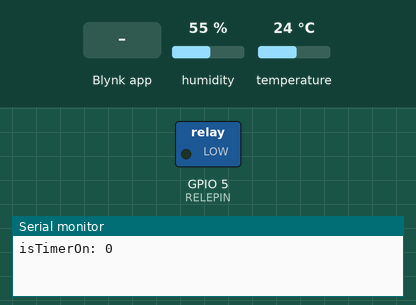
Simulated run of this sketch. Board: ESP8266 (NodeMCU). Parts: switched loads named in the sketch (green lamp = pin HIGH), the last lines printed to the serial monitor. The test bench sets the inputs (shaded band); at power-on: humidity 55 %, temperature 24 °C. WiFi joins after 1.5 s; servers stay silent unless stated.

Above: at 3.0 s.
3.1 s: Blynk app writes 1 to V3
At 3.6 s:
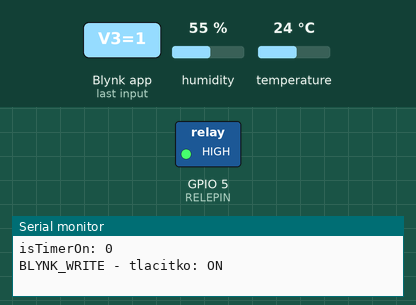
5.3 s: Blynk app writes 1 to V0
6.8 s: Blynk app writes 1 to V1
8.3 s: Blynk app writes 200 to V1
At 10.0 s:
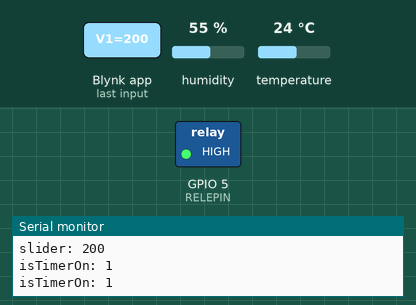
10.3 s: Blynk app writes 0 to V0
At 12.1 s:
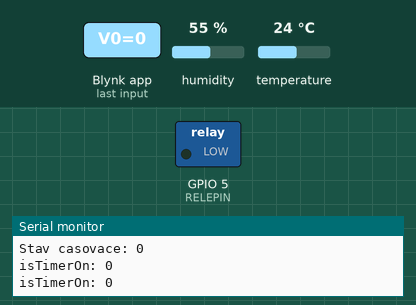
Timing chart, 0 to 13.3 s (numbered marks = the images above; inputs shaded):
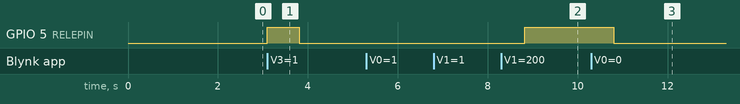

Measured:
- after the input at 3.1 s, GPIO 5 (RELEPIN): LOW → HIGH at once, → LOW 0.70 s later
- after the input at 8.3 s, GPIO 5 (RELEPIN): LOW → HIGH after 0.53 s
- after the input at 10.3 s, GPIO 5 (RELEPIN): HIGH → LOW after 0.50 s

The sketch:

ESP8266_DTH11_zasuvka.ino
```cpp
#include <SimpleTimer.h>
#include <ESP8266WiFi.h>
#include <BlynkSimpleEsp8266.h>
#include <DHT.h>
#include <SimpleTimer.h>

#define BLYNK_PRINT Serial    // Comment this out to disable prints and save space
#define DEBUG_SERIAL_PRINT  // Uncomment enagle Serial monitor information

#ifdef DEBUG_SERIAL_PRINT
  #define DEBUG
#else
  #define DEBUG //
#endif

// You should get Auth Token in the Blynk App.
// Go to the Project Settings (nut icon).
char auth[] = "8ecd574ffc1343ffb2a6c57a7279e3cf";

#define DHTPIN 2          // What digital pin we're connected to
// Uncomment whatever type you're using!
#define DHTTYPE DHT11     // DHT 11
//#define DHTTYPE DHT22   // DHT 22, AM2302, AM2321
//#define DHTTYPE DHT21   // DHT 21, AM2301


#define RELEPIN 5

/******Blobal Variables**************/
// Your WiFi credentials.
// Set password to "" for open networks.
char ssid[] = "Yak-Yak";
char pass[] = "beruskak";

int iSlider = 0;
float h = 0; //vlhkost
// Keep this flag not to re-sync on every reconnection
bool isFirstConnect = true;
bool isTimerOn = false;
/***************************************/
//------Created classes-----------
DHT dht(DHTPIN, DHTTYPE);
SimpleTimer timer;
WidgetLED led1(V2);
//--------------------------------
// This function sends Arduino's up time every second to Virtual Pin (5).
// In the app, Widget's reading frequency should be set to PUSH. This means
// that you define how often to send data to Blynk App.
void sendSensor()
{
  h = dht.readHumidity();
  float t = dht.readTemperature(); // or dht.readTemperature(true) for Fahrenheit

  if (isnan(h) || isnan(t)) {
    DEBUG Serial.println("Failed to read from DHT sensor!");
    return;
  }
  // You can send any value at any time.
  // Please don't send more that 10 values per second.
  Blynk.virtualWrite(V5, h);
  Blynk.virtualWrite(V6, t);

  DEBUG Serial.print("isTimerOn: ");
  DEBUG Serial.println(isTimerOn);

  if (( (int)h < iSlider) & isTimerOn)
  {
    digitalWrite(RELEPIN, HIGH);
    led1.on();
  }
  else
  {
    digitalWrite(RELEPIN, LOW);
    led1.off();
  }
}

void setup()
{
  DEBUG Serial.begin(9600);
  Blynk.begin(auth, ssid, pass);
  pinMode(RELEPIN, OUTPUT);
  digitalWrite(RELEPIN, LOW);
  dht.begin();
  // Setup a function to be called every second
  timer.setInterval(1000L, sendSensor);
}

//****casovac
BLYNK_WRITE(V0)
{
  // You'll get HIGH/1 at startTime and LOW/0 at stopTime.
  // this method will be triggered every day
  // until you remove widget or stop project or
  // clean stop/start fields of widget
  DEBUG Serial.print("Stav casovace: ");
  DEBUG Serial.println(param.asStr());

  if (param.asInt() == 1)
  {
    isTimerOn = true;
  }
  else
  {
    isTimerOn = false;
  }
}

//****slider
BLYNK_WRITE(V1)
{
  iSlider = param.asInt();
  DEBUG Serial.print("slider: ");
  DEBUG Serial.println(iSlider);
}

//*** tlacitko
BLYNK_WRITE(V3)
{
  if (param.asInt() == 1)
  {
    digitalWrite(RELEPIN, HIGH);
    led1.on();
    DEBUG Serial.println("BLYNK_WRITE - tlacitko: ON");
  }
  else
  {
    digitalWrite(RELEPIN, LOW);
    led1.off();
    DEBUG Serial.println("BLYNK_WRITE - tlacitko: OFF");
  }
}


// This function will run every time Blynk connection is established
BLYNK_CONNECTED() {
  if (isFirstConnect) {
    // Request Blynk server to re-send latest values for all pins
    Blynk.syncAll();
    // You can also update an individual Virtual pin like this:
    //Blynk.syncVirtual(V0);
    isFirstConnect = false;
  }
}

void loop()
{
  Blynk.run(); // Initiates Blynk
  timer.run(); // Initiates SimpleTimer
}
```
